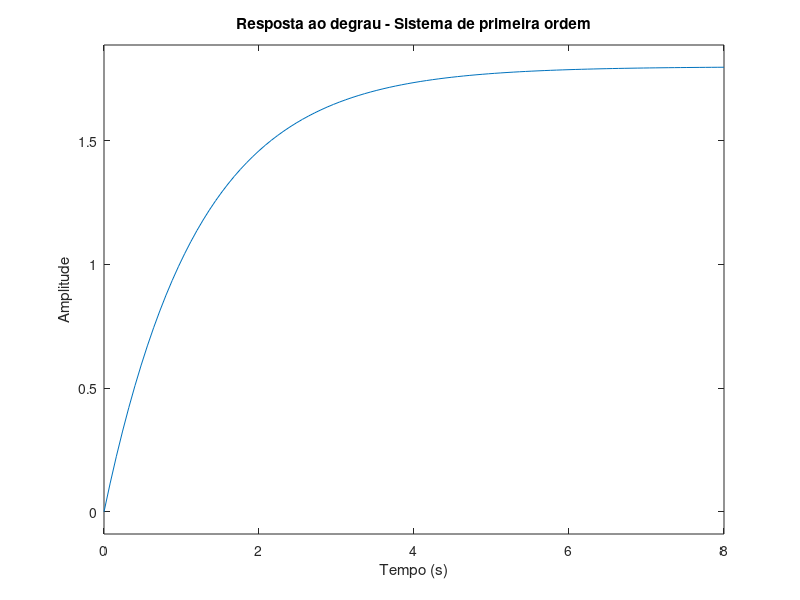
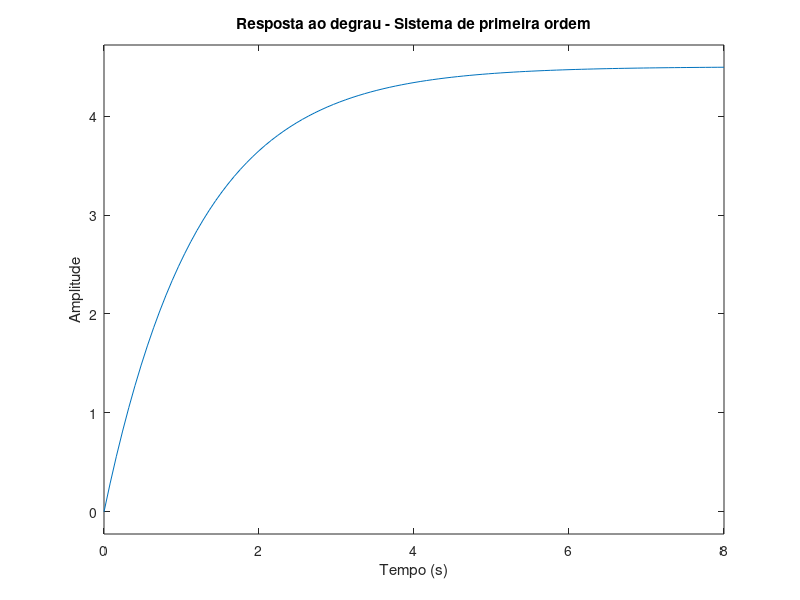
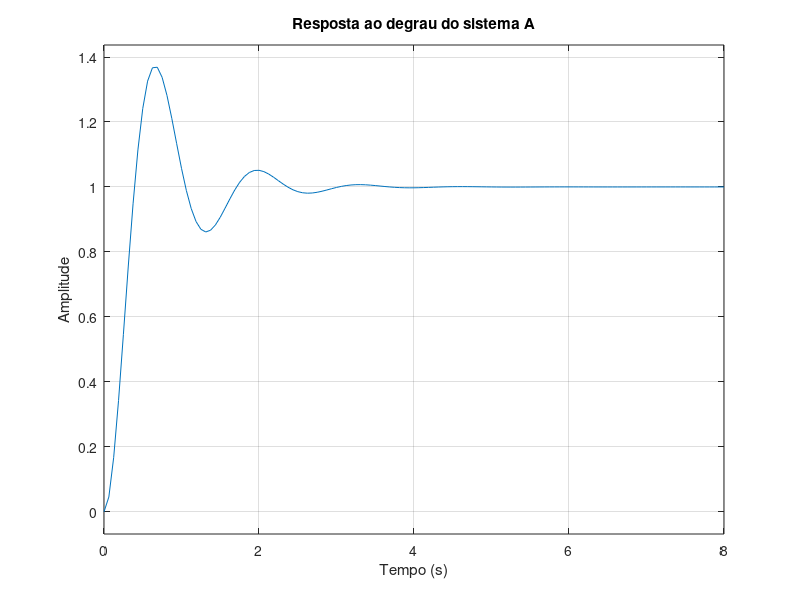
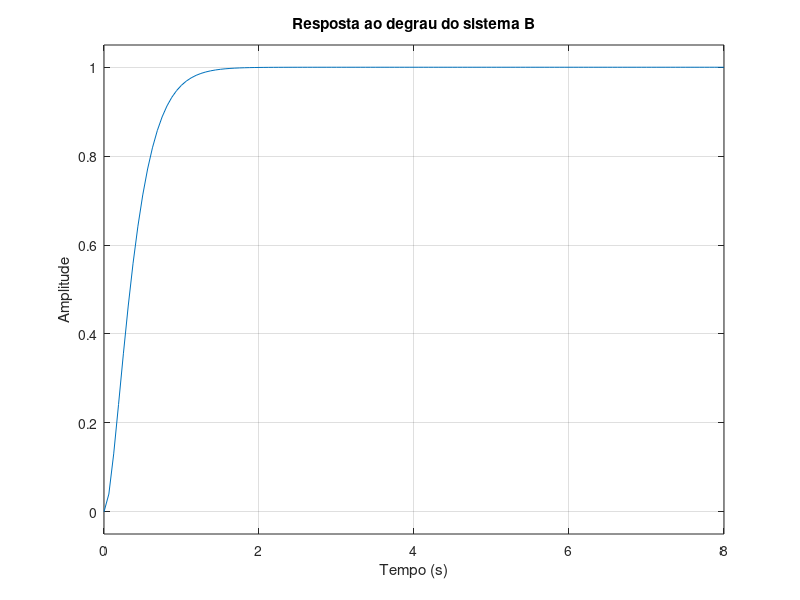

MATLAB code to generate these figures, in order: (Note: this script raises an error after producing the figures.)
clc;
clear all;
close all;

%% 1. Identificação de um sistema de primeira ordem a partir de um ensaio

K = 1.8; % ganho (entrada unitária, saída 1.8)
T = 1.2; % tempo pra atingir 63%

G = tf(K, [T 1]); % função de transferência

zero(G) % zeros
pole(G) % polos

Tr = 2.2*T % tempo de subida
Ta = 4*T % tempo de acomodação

% Resposta ao degrau
figure
step(G,8), grid
title("Resposta ao degrau - Sistema de primeira ordem")
xlabel("Tempo (s)")
ylabel("Amplitude")

% degrau de amplitude 2.5
saida = 2.5 * K % valor final da saida (mesmo ganho)

figure
step(2.5*G,8), grid
title("Resposta ao degrau - Sistema de primeira ordem")
xlabel("Tempo (s)")
ylabel("Amplitude")

% A rapidez da resposta é a mesma, porque a constante de tempo permanece
% igual. A posição do polo também não se altera com a mudança na amplitude
% da entrada. (Apenas a amplitude da saída muda)

%% 2 - Escolha entre três sistemas de segunda ordem
% Parametros do sistema

%frequencia natural
wn = 5 % mesma para todos

% zeta = coeficiente de amortecimento
zeta_A = 3/(2*wn) % 0.3 - subamortecido
zeta_B = 10/(2*wn) % 1 - criticamente amortecido
zeta_C = 16/(2*wn) % 1.6 - superamortecido

% Funcao de transferencia na forma padrao
G_A = tf(wn^2, [1 2*zeta_A*wn wn^2])
G_B = tf(wn^2, [1 2*zeta_B*wn wn^2])
G_C = tf(wn^2, [1 2*zeta_C*wn wn^2])

% polos
pole(G_A)
pole(G_B)
pole(G_C)

% ganho em regime permanente
dcgain(G_A)
dcgain(G_B)
dcgain(G_C)

% Respostas ao degrau

figure
step(G_A, 8)
grid on
title("Resposta ao degrau do sistema A")
xlabel('Tempo (s)');
ylabel('Amplitude');

figure
step(G_B, 8)
grid on
title("Resposta ao degrau do sistema B")
xlabel('Tempo (s)');
ylabel('Amplitude');

figure
step(G_C, 8)
grid on
title("Resposta ao degrau do sistema C")
xlabel('Tempo (s)');
ylabel('Amplitude');

% Mapa de polos e zeros
figure
pzmap(G_A, G_B, G_C)
grid on
legend("Sistema A", "Sistema B", "Sistema C")
title("Posicao dos polos dos tres sistemas")

% zeta > 0.4 -> excessivo sobressinal
% zeta < 0.8 -> resposta muito lenta
% para uma aplicação sem sobressinal e com tempo de resposta mais baixo ->
% Sistema B, zeta = 1 (zeta menor que do sistema C, então é mais rápido)

%% 3 - Avaliação de desempenho de dois sistemas de segunda ordem


%frequencia natural
wn_1 = 4
wn_2 = 5

% zeta = coeficiente de amortecimento
zeta_1 = 2.8/(2*wn_1) 
zeta_2 = 6.5/(2*wn_2) 

% Funcao de transferencia na forma padrao
G_1 = tf(wn_1^2, [1 2*zeta_1*wn_1 wn_1^2])
G_2 = tf(wn_2^2, [1 2*zeta_2*wn_2 wn_2^2])

% Resposta ao degrau 
figure
step(G_1, 8)
grid on
title("Resposta ao degrau do sistema 1")
xlabel('Tempo (s)');
ylabel('Amplitude');

figure
step(G_2, 8)
grid on
title("Resposta ao degrau do sistema 2")
xlabel('Tempo (s)');
ylabel('Amplitude');

% polos
pole(G_1)
pole(G_2)

figure
pzmap(G_1, G_2)
grid on
legend("Sistema 1", "Sistema 2")
title("Posicao dos polos dos 2 sistemas")

% SISTEMA 1

valor_final_1 = dcgain(G_1) % calcula o valor final da resposta
[y_1, t_1] = step(G_1, 8); % calcula a resposta ao degrau e os instantes de tempo


% Tempo de atraso: instante em que a resposta atinge 50% do valor final
indice_atraso_1 = find(y_1 >= 0.5*valor_final_1, 1); % encontra o primeiro indice em que y atinge 50%
td_1 = t_1(indice_atraso_1) % armazena o instante correspondente ao indice

limites_subida = [0 1]; % considera o tempo de subida de 0% a 100%
tolerancia_acomodacao = 0.02; % considera uma tolerancia de 2%
info = stepinfo(y_1, t_1, valor_final_1, 'RiseTimeLimits', limites_subida, 'SettlingTimeThreshold', tolerancia_acomodacao); 


info.RiseTime % tempo de subida
info.PeakTime % tempo em que ocorre o pico
info.Peak % valor do primeiro pico
info.Overshoot % maximo sobressinal em porcentagem
info.SettlingTime % tempo de acomodacao considerando tolerancia de 2%

if info.Overshoot < 10
    if info.SettlingTime < 1.5
        disp('Escolher sistema 1')
    end
end


% SISTEMA 2

valor_final_2 = dcgain(G_2) % calcula o valor final da resposta
[y_2, t_2] = step(G_2, 8); % calcula a resposta ao degrau e os instantes de tempo


% Tempo de atraso: instante em que a resposta atinge 50% do valor final
indice_atraso_2 = find(y_2 >= 0.5*valor_final_2, 1); % encontra o primeiro indice em que y atinge 50%
td_2 = t_2(indice_atraso_2) % armazena o instante correspondente ao indice

limites_subida = [0 1]; % considera o tempo de subida de 0% a 100%
tolerancia_acomodacao = 0.02; % considera uma tolerancia de 2%
info = stepinfo(y_2, t_2, valor_final_2, 'RiseTimeLimits', limites_subida, 'SettlingTimeThreshold', tolerancia_acomodacao); 


info.RiseTime % tempo de subida
info.PeakTime % tempo em que ocorre o pico
info.Peak % valor do primeiro pico
info.Overshoot % maximo sobressinal em porcentagem
info.SettlingTime % tempo de acomodacao considerando tolerancia de 2%

if info.Overshoot < 10
    if info.SettlingTime < 1.5
        disp('Escolher sistema 2')
    end
end

% O Sistema 2 e escolhido por apresentar sobressinal inferior a 10% 
% e tempo de acomodacao inferior a 1,5 s. Pode-se perceber pelo gráfico que
% a resposta do sistema 2 é mais amortecida (oscila menos)

%% 4 -  Seleção de parâmetros para um sistema de segunda ordem
